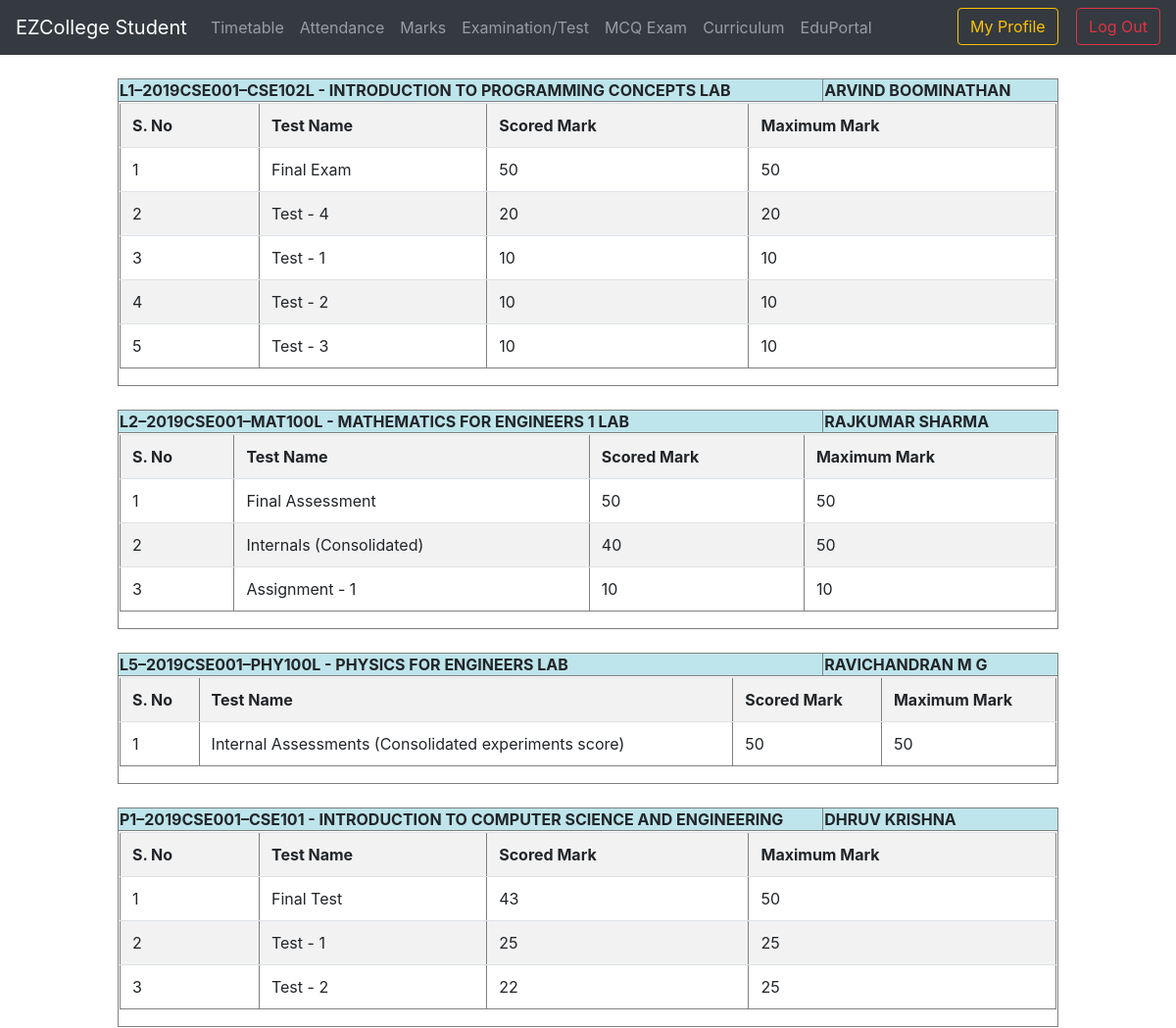
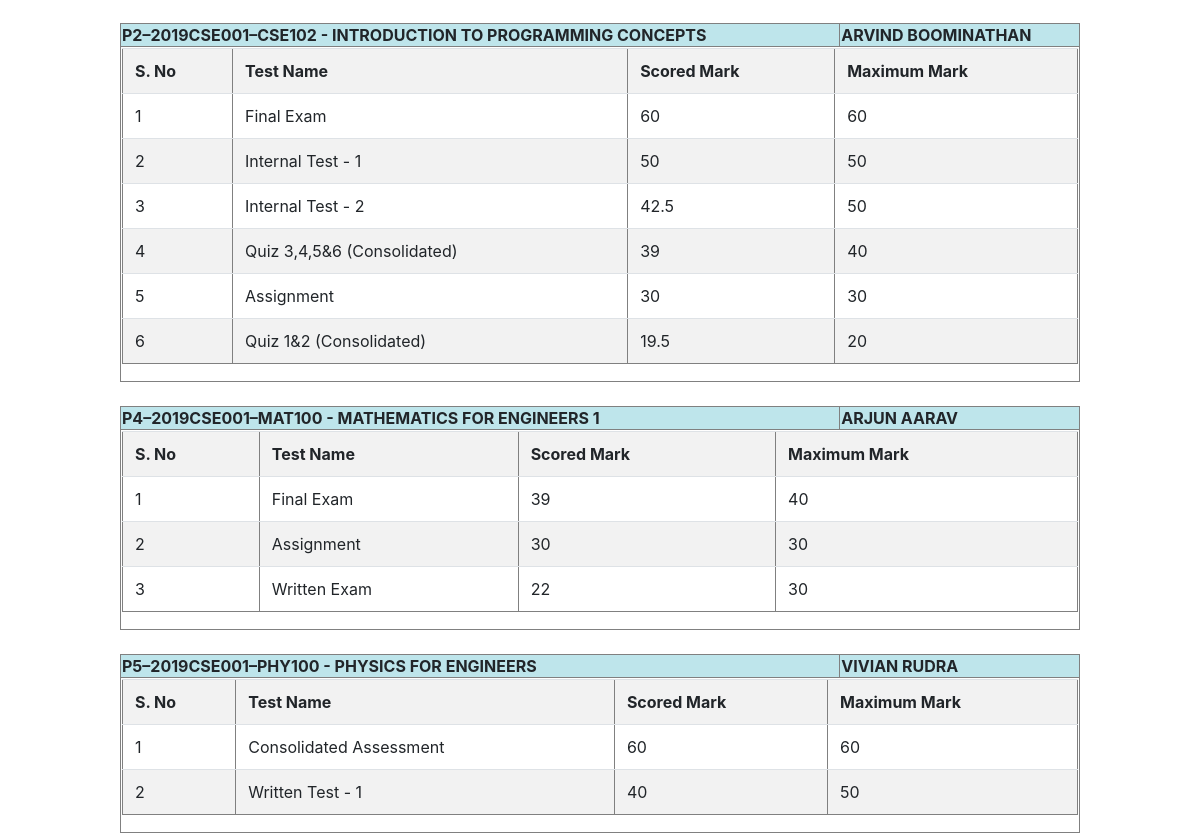
Page /acadportal/student/viewmarks.php (signed in) on the committed database (2 pictures, top to bottom).
### tables this page shows
CREATE TABLE `student` (
  `id` int(11) NOT NULL,
  `firstname` longtext NOT NULL,
  `lastname` longtext NOT NULL,
  `username` longtext NOT NULL,
  `groupid` varchar(100) NOT NULL,
  `fathername` longtext NOT NULL,
  `mothername` longtext NOT NULL,
  `address` longtext NOT NULL,
  `phone` longtext NOT NULL,
  `email` longtext NOT NULL
);

CREATE TABLE `faculty` (
  `id` int(11) NOT NULL,
  `firstname` longtext NOT NULL,
  `lastname` longtext NOT NULL,
  `username` longtext NOT NULL,
  `dept` longtext NOT NULL,
  `designation` longtext NOT NULL,
  `email` longtext NOT NULL,
  `phone` longtext NOT NULL
);

CREATE TABLE `marks` (
  `slot` varchar(100) NOT NULL,
  `id` longtext NOT NULL,
  `groupname` longtext NOT NULL,
  `testname` varchar(200) NOT NULL,
  `mark` float NOT NULL,
  `totalmark` float NOT NULL,
  `facid` varchar(200) NOT NULL
);

### acadportal/student/viewmarks.php (the view)
<html>
	<head>
		<?php include "navbar.php" ?>
	</head>
	<body>
	<div class="table-responsive-lg">
		<?php
		$user = $_SESSION['username'];
		$res = $con->query("SELECT DISTINCT(slot) FROM marks WHERE id='$user' ORDER BY slot");
		$rows = $res->fetch_all();
		foreach($rows as $row){
		?>
		<center>
		<table border=1 width="80%">
			<colgroup>
				<col width = "75%"></col>
				<col width = "25%"></col>
			</colgroup>
			<?php
				$slot = $row[0];
				$res1 = $con->query("SELECT groupid FROM student WHERE username='$user'");
				$row1 = $res1->fetch_assoc();
				$group = $row1['groupid'];
				$res2 = $con->query("SELECT $slot FROM timetable WHERE groupname='$group'");
				$row2 = $res2->fetch_assoc();
				$name = $row2[$slot];
				$res4 = $con->query("SELECT facid FROM marks WHERE slot='$slot' AND id='$user' AND slot='$slot'");
				$row4 = $res4->fetch_assoc();
				$fac = $row4['facid'];
				$res5 = $con->query("SELECT firstname, lastname FROM faculty WHERE username='$fac'");
				$row5 = $res5->fetch_assoc();
				$facname = $row5['firstname']." ".$row5['lastname'];
		 ?>
				<tr class="table-info">
					<th><?php echo strtoupper($slot)."–".$group."–".$name; ?> </th>
					<th><?php echo $facname ?></th>
				</tr>
				<tr>
					<td colspan="2">
					<center>
					<table border=1 width="75%" class="table table-striped  table-hover">
						<tr>
							<th>S. No</th>
							<th>Test Name</th>
							<th>Scored Mark</th>
							<th>Maximum Mark</th>
						</tr>
					<?php $res3 = $con->query("SELECT * FROM marks WHERE id='$user' AND slot='$slot' ORDER BY totalmark DESC");
					$i=1;
					while($row3 = $res3->fetch_assoc()){?>
						<tr>
							<td style="height: 45px"><?php echo $i; $i=$i+1; ?></td>
							<td><?php echo $row3['testname'] ?></td>
							<td><?php echo $row3['mark'] ?></td>
							<td><?php echo $row3['totalmark'] ?></td>
						</tr>
					<?php } ?>
					</table>
					</center>
					</td>
				</tr>
				<br>
		</table>
		</center>
		<?php } ?>
	</div>
	</body>
</html>

### rows in the picture
student: groupid "2019CSE001"
faculty: facname "ARVIND BOOMINATHAN"
marks: testname "Final Exam", mark "50", totalmark "50"
marks: testname "Test - 4", mark "20", totalmark "20"
marks: testname "Test - 1", mark "10", totalmark "10"
marks: testname "Test - 2", mark "10", totalmark "10"
marks: testname "Test - 3", mark "10", totalmark "10"
faculty: facname "RAJKUMAR SHARMA"
marks: testname "Final Assessment", mark "50", totalmark "50"
marks: testname "Internals (Consolidated)", mark "40", totalmark "50"
marks: testname "Assignment - 1", mark "10", totalmark "10"
faculty: facname "RAVICHANDRAN M G"
marks: testname "Internal Assessments (Consolidated experiments score)", mark "50", totalmark "50"
faculty: facname "DHRUV KRISHNA"
marks: testname "Final Test", mark "43", totalmark "50"
marks: testname "Test - 1", mark "25", totalmark "25"
marks: testname "Test - 2", mark "22", totalmark "25"
marks: testname "Final Exam", mark "60", totalmark "60"
marks: testname "Internal Test - 1", mark "50", totalmark "50"
marks: testname "Internal Test - 2", mark "42.5", totalmark "50"
marks: testname "Quiz 3,4,5&6 (Consolidated)", mark "39", totalmark "40"
marks: testname "Assignment", mark "30", totalmark "30"
marks: testname "Quiz 1&2 (Consolidated)", mark "19.5", totalmark "20"
faculty: facname "ARJUN AARAV"
marks: testname "Final Exam", mark "39", totalmark "40"
marks: testname "Assignment", mark "30", totalmark "30"
marks: testname "Written Exam", mark "22", totalmark "30"
faculty: facname "VIVIAN RUDRA"
marks: testname "Consolidated Assessment", mark "60", totalmark "60"
marks: testname "Written Test - 1", mark "40", totalmark "50"

### other values in the picture
$slot "L1"
$name "CSE102L - INTRODUCTION TO PROGRAMMING CONCEPTS LAB"
$slot "L2"
$name "MAT100L - MATHEMATICS FOR ENGINEERS 1 LAB"
$slot "L5"
$name "PHY100L - PHYSICS FOR ENGINEERS LAB"
$slot "P1"
$name "CSE101 - INTRODUCTION TO COMPUTER SCIENCE AND ENGINEERING"
$slot "P2"
$name "CSE102 - INTRODUCTION TO PROGRAMMING CONCEPTS"
$slot "P4"
$name "MAT100 - MATHEMATICS FOR ENGINEERS 1"
$slot "P5"
$name "PHY100 - PHYSICS FOR ENGINEERS"
